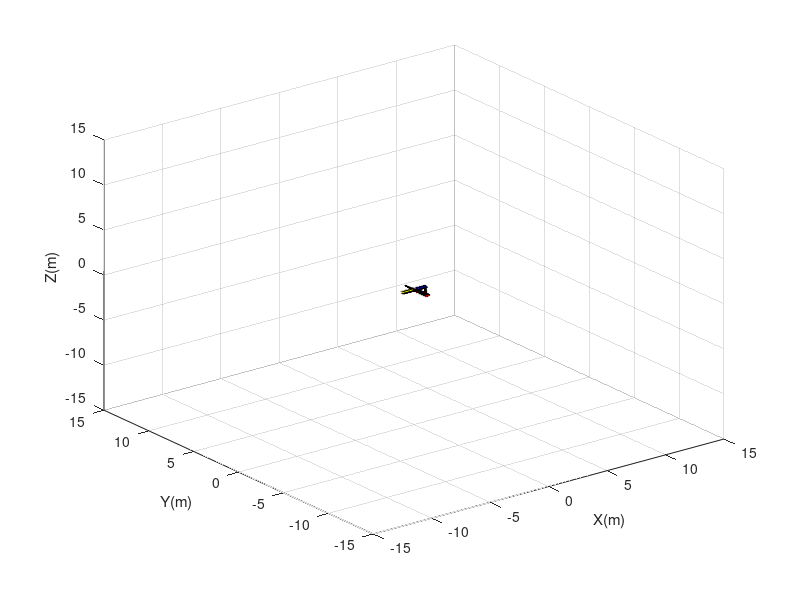

MATLAB code for this plot: (Note: this script raises an error after producing the figure.)
close all;
clc; clear;
% Set the limits and select a view
ax = axes('XLim',[-15 15],'YLim',[-15 15],'ZLim',[-15 15]);
% ax = axes(
% xlim([-2 2]);
% ylim([-2 10]);
% zlim([-1.5 1.5]);
%view(3);
%axis equal;
hold on;
grid on;
view(3);
%daspect([1 1 1]);
xlabel('X(m)') 
ylabel('Y(m)') 
zlabel('Z(m)') 
[xc, yc, zc] = cylinder([0.1 0.0]);  % for a cone
[x, y, z] = cylinder([0.2 0.2]);
 
h(1) = surface(xc, zc, -yc, 'FaceColor', 'red');
h(2) = surface(z, y, 0.5*x,'FaceColor', 'blue');
h(3) = surface(-z, y, 0.5*x, 'FaceColor', 'yellow');
h(4) = surface(x, -1.5*z, 0.5*y, 'FaceColor', 'red');
h(5) = surface(xc, (1.5*yc)-1.3, z, 'FaceColor', 'red');

%Create group object and parent surfaces
combined_objects = hgtransform('Parent',ax);
set(h,'Parent',combined_objects)

% Set the renderer to OpenGL and update the display
set(gcf, 'Render','opengl')

% Concatenate the transforms and
% set the transform matrix property
% set(t, 'Matrix',Rz)
drawnow

% lon = [ 0 0.1 2 4 4  5 6 7  8 9 10];
% lat = [0 1 1 1 0 0 0 -1 -1 -1 -1];
% bea = [0 -1 0 0 0.5 0 0 0.5 0 0 0];

z = 0:0.05:10;
y = 10*sin(2*z);
x = 10*cos(2*z);
plot3(x,y,z);
beaz = 0:3*0.031416:3*2*3.1416;
%set(gcf,'Units','normalized','OuterPosition',[0 0 1 1]);
for i = 1: length(z)
    %lon = [0 0.1 2 4 4  5 6 7 9 10];    % Y
    %lon = y(i);
    %lat = x(i);
    %lat = [0 1 1 1 0 0 0 -1 -1 -5]; % X
    %bea = [0 3.1416 0 0 0.5 0 0 0.5 0 0 0]; % yaw or PSI angles
    %bea = beaz(i);
    %alt = [0 1 1.5 2 2.5 3 3.5 4 4.5 5]; % Zc
    %alt = z(i);
	trans = makehgtform('translate',[x(i) y(i) z(i)]);
    %trans = makehgtform('translate',[lat(i) y(i) alt(i)]);
	%rotz = 1;
    rotz = makehgtform('zrotate',beaz(i));
	set(combined_objects, 'Matrix', trans*rotz);
	pause(0.3);
    %pause;
end
